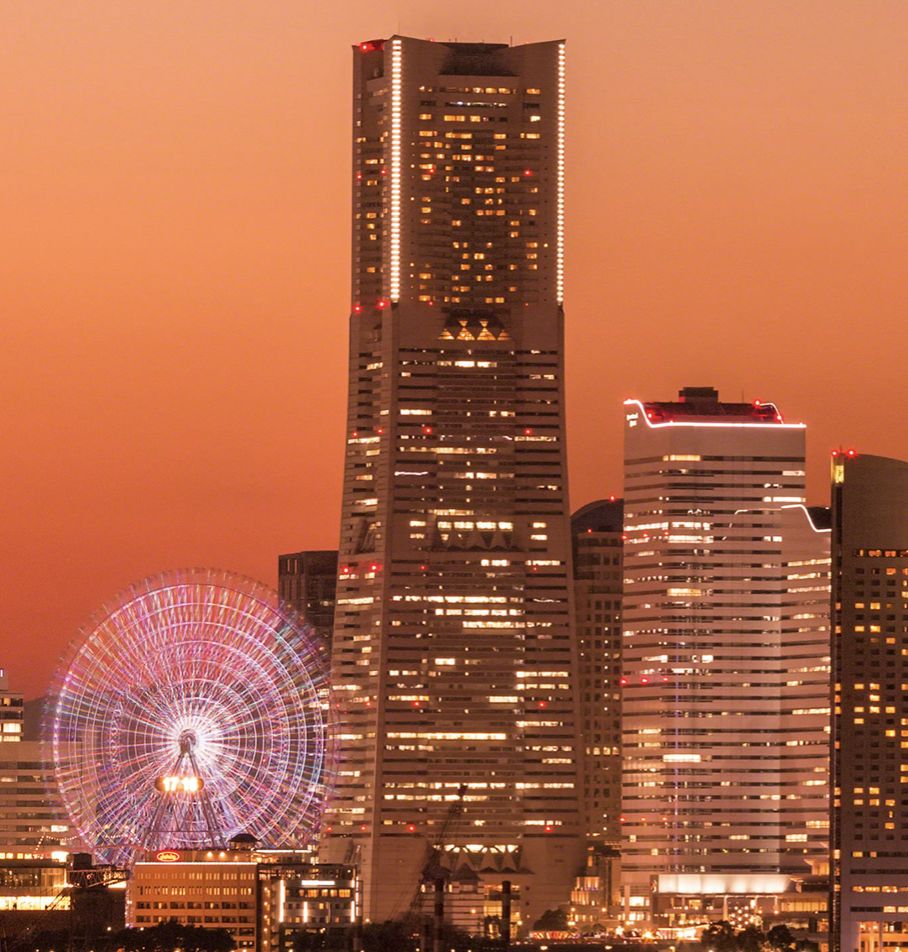
#> input picture test1.png, 908 x 952 px
$ python main.py
#> lines starting #> are read from the running program, lines starting #| are printed output that depends on the picture; after the words box and inside, x2 and y2 are one past the last pixel; in counts of white or black regions, pixels touching at a corner belong together
### Stitcher.py
import numpy as np
import imutils
import cv2

# 特徴点をとり、画像を結合させるクラス
class Stitcher:

    # コンストラクタ
    def __init__(self):
        # opencvのバージョン確認
        self.isv3 = imutils.is_cv3()


    # 特徴量を調べ、画像を結合するメソッド
    def stitch(self, images, ratio=0.75, reprojThresh=4.0):

        # ローカル変数の設定
        (imageB, imageA) = images

        # それぞれの画像におけるキーポイントの座標と特徴量記述子を求める
        (kpsA, featuresA) = self.detectAndDescribe(imageA)
        (kpsB, featuresB) = self.detectAndDescribe(imageB)

        # キーポイントのマッチング
        M = self.matchKeypoints(kpsA, kpsB, featuresA, featuresB, ratio, reprojThresh)

        # マッチが弱かった時はNULLを返して終わりにする
        if M is None:
            return None

        # ローカル変数の設定
        (matches, H, status) = M
        # アウトプット画像の生成：射影変換を行う
        result = cv2.warpPerspective(imageA, H, (imageA.shape[1] + imageB.shape[1], imageB.shape[0]))
        # アウトプット画像にImageBを代入
        result[0:imageB.shape[0], 0:imageB.shape[1]] = imageB

        # マッチ画像の生成
        vis = self.drawMatches(imageA, imageB, kpsA, kpsB, matches, status)

        # マッチ画像とアウトプット画像を返す
        return (result, vis)


    # キーポイントを調べるメソッド
    def detectAndDescribe(self, image):

        # グレースケールに変換
        gray = cv2.cvtColor(image, cv2.COLOR_BGR2GRAY)

        # OpenCV3系列なら以下の処理を行う
        if self.isv3:
            # ORB検出器を作る
            descriptor = cv2.ORB_create()
            # ORBでキーポイントと特徴記述子を求める
            (kps, features) = descriptor.detectAnCompute(image, None)

        # OpenCV2系列なら以下の処理
        else:
            # ORB検出器を作る
            detector = cv2.ORB_create()
            # ORBでキーポイントを計算
            kps = detector.detect(gray)
            # ORB検出器を作る
            extractor = cv2.ORB_create()
            # ORBでキーポイントと特徴記述子を求める
            (kps, features) = extractor.compute(gray, kps)

        # キーポイントの座標をNumPy配列に入れ直す
        kps = np.float32([kp.pt for kp in kps])

        # キーポイントと特徴量を返す
        return (kps, features)


    # キーポイントをマッチングさせるメソッド
    def matchKeypoints(self, kpsA, kpsB, featuresA, featuresB, ratio, reprojThresh):

        # 2つの画像の特徴量を計算するクラスの作成
        matcher = cv2.DescriptorMatcher_create("BruteForce")
        # 各特徴点に対して、上位2個のマッチング結果をrawMatchesに代入
        rawMatches = matcher.knnMatch(featuresA, featuresB, 2)
        # 変数の初期化
        matches = []

        # D.Loweが提唱したRatio Testで、マッチング結果を間引いて保存する
        for m in rawMatches:
            # 近い二つの特徴点が存在する際に、より大きい方の特徴点（m[1].distance）の距離を少し小さくしても、
            # 小さい方の特徴点の距離(m[0].distance)が小さければ採択する
            if len(m) == 2 and m[0].distance < m[1].distance * ratio:
                matches.append((m[0].trainIdx, m[0].queryIdx))

        # 4つ以上のマッチングが見つかった場合はホモグラフィ行列を見つける
        if len(matches) > 4:
            # マッチングした座標の保存
            ptsA = np.float32([kpsA[i] for (_, i) in matches])
            ptsB = np.float32([kpsB[i] for (i, _) in matches])

            # ホモグラフィ行列とマッチした点のステータスを保存
            # ステータスは{0,1}で表され、1の点は使用された点で，0の点は使用されていない点
            (H, status) = cv2.findHomography(ptsA, ptsB, cv2.RANSAC, reprojThresh)

            # マッチした点とホモグラフィ行列、そのステータスを返す
            return (matches, H, status)

        # 4つ以上のマッチング点がない場合はホモグラフィ変換できないためNoneを返す
        return None


    # マッチした点同士を結んだ画像を作る
    def drawMatches(self, imageA, imageB, kpsA, kpsB, matches, status):

        # 入力画像のサイズを算出
        (hA, wA) = imageA.shape[:2]
        (hB, wB) = imageB.shape[:2]

        # 縦幅のより大きい方の数値と、横幅の和をサイズにした３チャネルの画像を生成
        vis = np.zeros((max(hA, hB), wA + wB, 3), dtype="uint8")

        # アウトプット画像にimageAとimaageBを並べる
        vis[0:hA, 0:wA] = imageA
        vis[0:hB, wA:] = imageB

        for ((trainIdx, queryIdx), s) in zip(matches, status):
            # matchのステータスが1ならば線を引く
            if s == 1:
                ptA = (int(kpsA[queryIdx][0]), int(kpsA[queryIdx][1]))
                ptB = (int(kpsB[trainIdx][0]) + wA, int(kpsB[trainIdx][1]))
                cv2.line(vis, ptA, ptB, (0, 255, 0), 1)

        # マッチ画像を返す
        return vis

### main.py
import matplotlib.pyplot as plt
import cv2             #opencvのimport
import imutils         #Matplotlib画像の表示などの基本的な画像処理機能のimport
import Stitcher        #Stitcherクラスのimport

#入力画像の読み込み
imageA = cv2.imread("test1.png")
#> imageA is the input picture: shape (952, 908, 3); mean B, G, R 72.6, 102.5, 172.9
imageB = cv2.imread("test2.png")
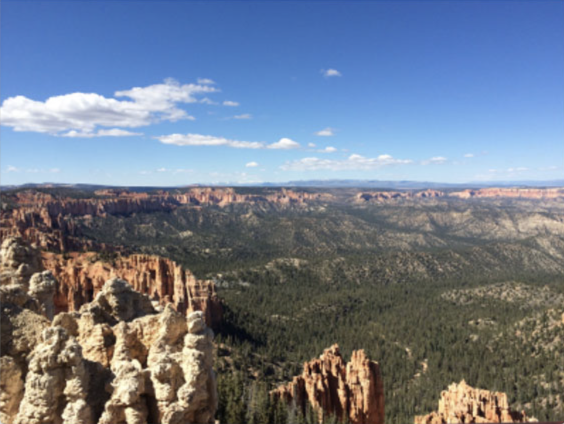
#> input picture test2.png, 1128 x 848 px (shown at 1/2 size)
#> imageB is the input picture: shape (848, 1128, 3); mean B, G, R 139.7, 123.1, 113

#RGBをBGRに変更
imageA = cv2.cvtColor(imageA, cv2.COLOR_RGB2BGR)
imageB = cv2.cvtColor(imageB, cv2.COLOR_RGB2BGR)

#画像のサイズを変更
imageA = imutils.resize(imageA, width=400)
#> imageA: shape (419, 400, 3)
imageB = imutils.resize(imageB, width=400)
#> imageB: shape (300, 400, 3)

#Stitcherクラスのインスタンス生成
stitcher = Stitcher.Stitcher()
(result, vis) = stitcher.stitch([imageA, imageB])
#> in detectAndDescribe, `gray = cv2.cvtColor(image, cv2.COLOR_BGR2GRAY)`:
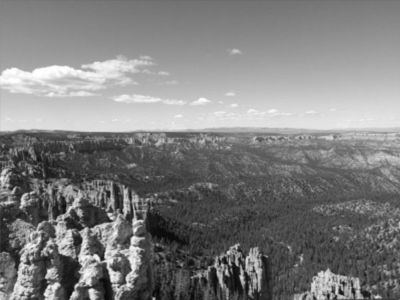
#> gray: shape (300, 400); min 7, max 255, mean 126.9
#> in detectAndDescribe, `kps = detector.detect(gray)`: kps = 470 keypoints; strongest (x, y, size): (101, 259, 31), (101, 258, 37.2), (97, 258, 37.2), (105, 261, 31)
#> in detectAndDescribe, `kps = np.float32([kp.pt for kp in kps])`: kps = 470 pairs, first value 31 to 259.8, second value 95.55 to 268
#> in stitch, `(kpsA, featuresA) = self.detectAndDescribe(imageA)`: kpsA has the same summary as kps in detectAndDescribe
#> in detectAndDescribe (call 2), `gray = cv2.cvtColor(image, cv2.COLOR_BGR2GRAY)`:
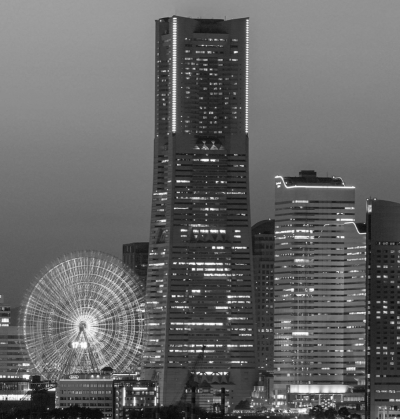
#> gray: shape (419, 400); min 9, max 254, mean 101.6
#> in detectAndDescribe (call 2), `kps = detector.detect(gray)`: kps = 500 keypoints; strongest (x, y, size): (193, 269, 31), (213, 247, 31), (221, 231, 31), (195, 230, 31)
#> in detectAndDescribe (call 2), `kps = np.float32([kp.pt for kp in kps])`: kps = 500 pairs, first value 72.58 to 368, second value 51.84 to 378
#> in stitch, `(kpsB, featuresB) = self.detectAndDescribe(imageB)`: kpsB has the same summary as kps in detectAndDescribe
#> in matchKeypoints, `rawMatches = matcher.knnMatch(featuresA, featuresB, 2)`: rawMatches = 470 matches
#> after the loop in matchKeypoints, `for m in rawMatches:`: matches = [(109, 50), (109, 92), (119, 152), (28, 179), (98, 257), (438, 282), (478, 370)]
#> in matchKeypoints, `ptsA = np.float32([kpsA[i] for (_, i) in matches])`: ptsA = [[55, 223], [36, 249], [50.4, 247.2], [86.4, 248.4], [80.64, 207.4], [127.9, 243.6], [85.02, 219.8]]
#> in matchKeypoints, `ptsB = np.float32([kpsB[i] for (i, _) in matches])`: ptsB = [[219.6, 262.8], [219.6, 262.8], [212.4, 230.4], [212, 231], [201, 269], [289.6, 179.2], [204.2, 157.7]]
#> in matchKeypoints, `(H, status) = cv2.findHomography(ptsA, ptsB, cv2.RANSAC, reprojThresh)`: H = [[-0.518, -0.824, 212.1], [-0.567, -0.894, 230.4], [-0.00245, -0.00388, 1]]; status = [1, 0, 1, 1, 1, 0, 0]
#> in stitch, `M = self.matchKeypoints(kpsA, kpsB, featuresA, featuresB, ratio, repro..`: M = ([(109, 50), (109, 92), (119, 152), (28, 179), (98, 257), (438, 282), (478, 370)], [[-0.518, -0.824, 212.1], [-0.567, -0.894, 230.4], [-0.00245, -0.00388, 1]], [1, 0, 1, 1, 1, 0, 0])
#> in stitch, `(matches, H, status) = M`: status = [1, 0, 1, 1, 1, 0, 0]
#> in stitch, `result = cv2.warpPerspective(imageA, H, (imageA.shape[1] + imageB.shap..`:
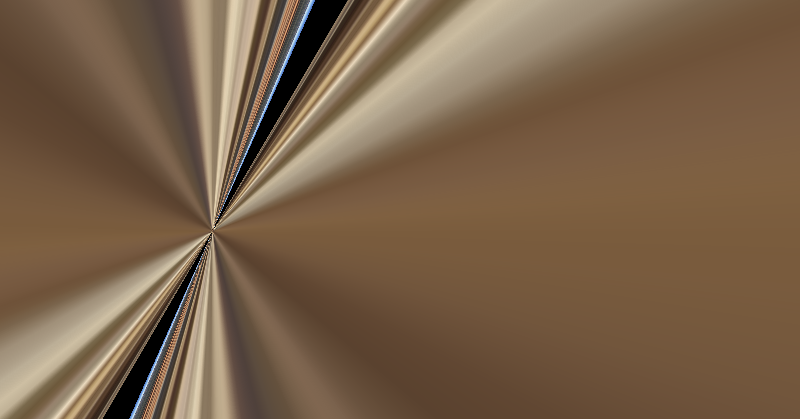
#> result: shape (419, 800, 3); mean R, G, B 121.1, 96.9, 72.9
#> in stitch, `result[0:imageB.shape[0], 0:imageB.shape[1]] = imageB`:
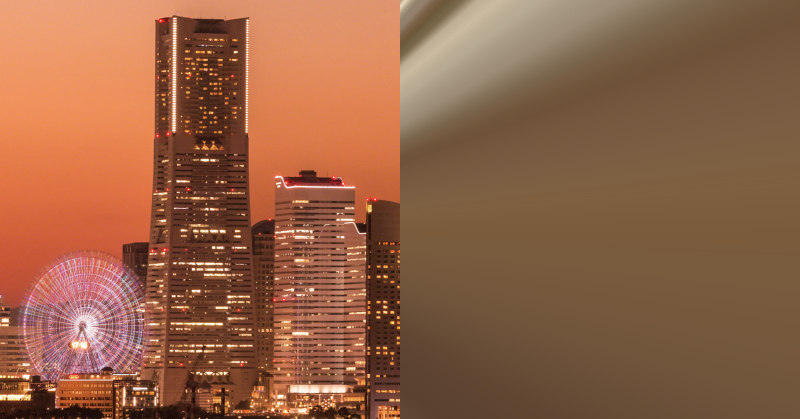
#> result: shape (419, 800, 3); mean R, G, B 147.3, 98.6, 70.5
#> in drawMatches, `vis[0:hB, wA:] = imageB`:
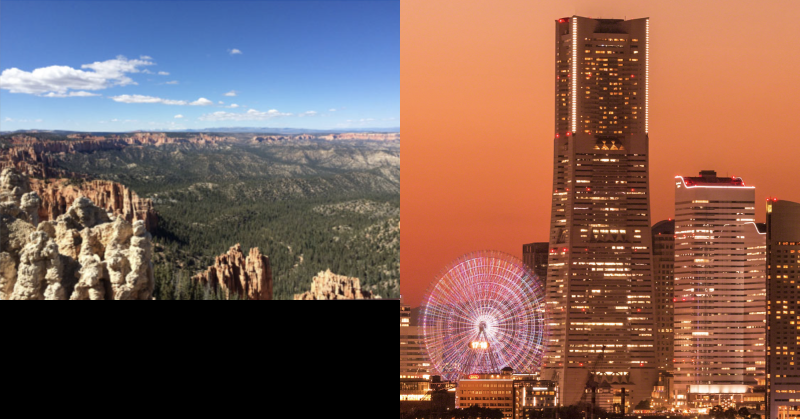
#> vis: shape (419, 800, 3); mean R, G, B 126.9, 95.3, 86.3
#> the loop in drawMatches, `for ((trainIdx, queryIdx), s) in zip(matches, status):` made 7 passes
#> (trainIdx, queryIdx, s, ptA, ptB) on passes 1, 3, 4, 5: (109, 50, [1], (55, 223), (619, 262)), (119, 152, [1], (50, 247), (612, 230)), (28, 179, [1], (86, 248), (612, 231)), (98, 257, [1], (80, 207), (601, 269))
#> (trainIdx, queryIdx, s) on passes 2, 6, 7: (109, 92, [0]), (438, 282, [0]), (478, 370, [0])
#> after the loop in drawMatches, `for ((trainIdx, queryIdx), s) in zip(matches, status):`:
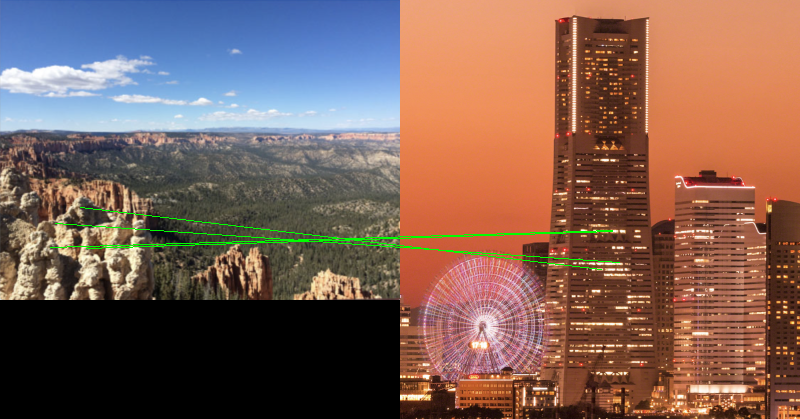
#> vis: shape (419, 800, 3); 0.64% of pixels changed, all inside (x1, y1, x2, y2) = (50, 207, 620, 270)

# 画像の保存、表示
plt.figure(figsize=(5, 5))
plt.imshow(vis), plt.xticks([]), plt.yticks([])
plt.savefig("vis.png")
plt.show()
plt.figure(figsize=(5, 5))
plt.imshow(result), plt.xticks([]), plt.yticks([])
plt.savefig("result.png")
plt.show()
